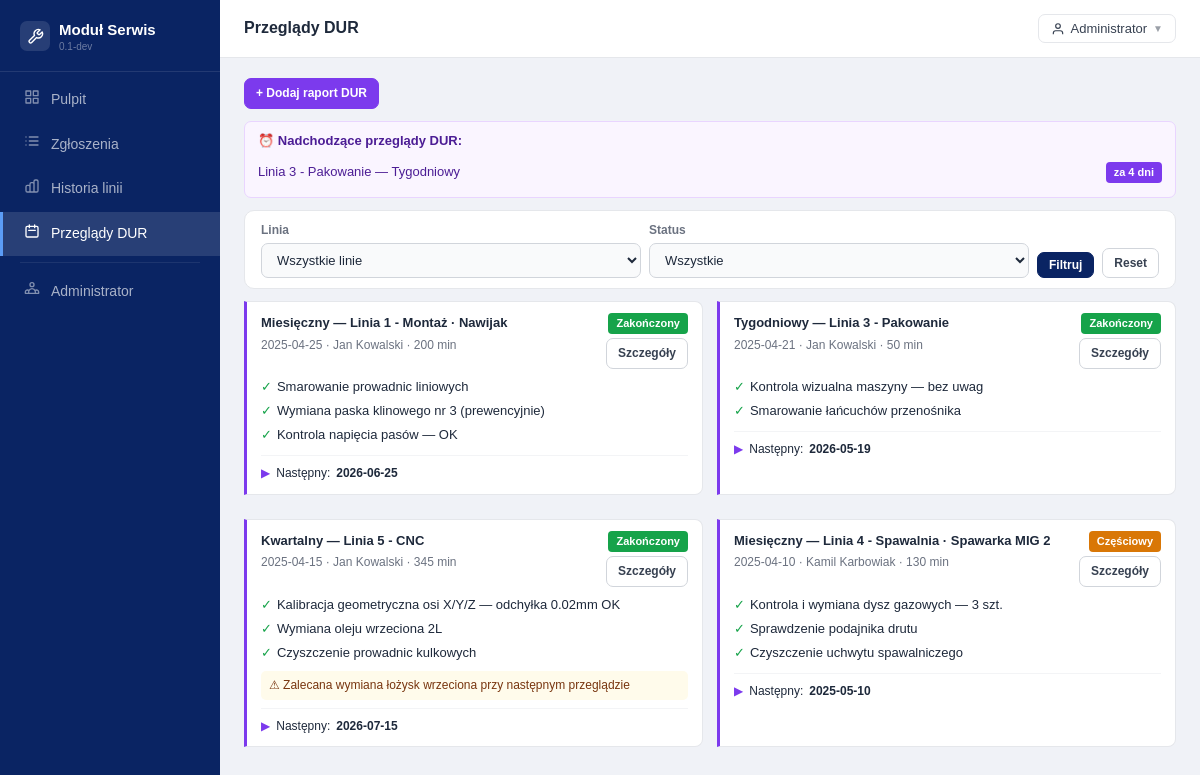
The app's page /index.php?route=dur (signed in) with its own data.
### tables this page shows
CREATE TABLE IF NOT EXISTS `maintenance_schedules` (
    `id`                  INT UNSIGNED NOT NULL AUTO_INCREMENT,
    `production_line_id`  INT UNSIGNED NOT NULL,
    `template_id`         INT UNSIGNED NULL,
    `review_type`         ENUM(
        'weekly',
        'monthly',
        'quarterly',
        'biannual',
        'annual',
        'ad_hoc'
    ) NOT NULL,
    `interval_days`  INT UNSIGNED NOT NULL DEFAULT 30,
    `next_due_date`  DATE         NULL,
    `is_active`      TINYINT(1)   NOT NULL DEFAULT 1,
    `created_at`     DATETIME     NOT NULL DEFAULT CURRENT_TIMESTAMP,
    `updated_at`     DATETIME     NOT NULL DEFAULT CURRENT_TIMESTAMP ON UPDATE CURRENT_TIMESTAMP,
    PRIMARY KEY (`id`),
    KEY `idx_sched_line` (`production_line_id`),
    KEY `idx_sched_due`  (`next_due_date`),
    CONSTRAINT `fk_sched_line`     FOREIGN KEY (`production_line_id`) REFERENCES `production_lines` (`id`),
    CONSTRAINT `fk_sched_template` FOREIGN KEY (`template_id`)        REFERENCES `maintenance_templates` (`id`) ON DELETE SET NULL
);

CREATE TABLE IF NOT EXISTS `production_lines` (
    `id`          INT UNSIGNED  NOT NULL AUTO_INCREMENT,
    `name`        VARCHAR(150)  NOT NULL,
    `prefix`      VARCHAR(10)   NOT NULL COMMENT 'Prefix numerów zgłoszeń, np. A1, L2, P3',
    `description` TEXT          NULL,
    `is_active`   TINYINT(1)    NOT NULL DEFAULT 1,
    `created_at`  DATETIME      NOT NULL DEFAULT CURRENT_TIMESTAMP,
    `updated_at`  DATETIME      NOT NULL DEFAULT CURRENT_TIMESTAMP ON UPDATE CURRENT_TIMESTAMP,
    PRIMARY KEY (`id`),
    UNIQUE KEY `uq_line_prefix` (`prefix`),
    KEY `idx_lines_active` (`is_active`)
);

CREATE TABLE IF NOT EXISTS `maintenance_reviews` (
    `id`                  INT UNSIGNED NOT NULL AUTO_INCREMENT,
    `production_line_id`  INT UNSIGNED NOT NULL,
    `subsystem_id`        INT UNSIGNED NULL,
    `template_id`         INT UNSIGNED NULL,
    `schedule_id`         INT UNSIGNED NULL,
    `performed_by`        INT UNSIGNED NOT NULL,
    `review_type`         ENUM(
        'weekly',
        'monthly',
        'quarterly',
        'biannual',
        'annual',
        'ad_hoc'
    ) NOT NULL DEFAULT 'monthly',
    `review_date`       DATE         NOT NULL,
    `duration_minutes`  INT UNSIGNED NULL,
    `activities`        TEXT         NOT NULL,
    `parts_used`        TEXT         NULL,
    `notes`             TEXT         NULL,
    `status`            ENUM(
        'completed',
        'partial',
        'interrupted'
    ) NOT NULL DEFAULT 'completed',
    `next_review_date`  DATE         NULL,
    `created_at`        DATETIME     NOT NULL DEFAULT CURRENT_TIMESTAMP,
    `updated_at`        DATETIME     NOT NULL DEFAULT CURRENT_TIMESTAMP ON UPDATE CURRENT_TIMESTAMP,
    PRIMARY KEY (`id`),
    KEY `idx_rev_line`      (`production_line_id`),
    KEY `idx_rev_date`      (`review_date`),
    KEY `idx_rev_performer` (`performed_by`),
    CONSTRAINT `fk_rev_line`      FOREIGN KEY (`production_line_id`) REFERENCES `production_lines` (`id`),
    CONSTRAINT `fk_rev_subsystem` FOREIGN KEY (`subsystem_id`)       REFERENCES `line_subsystems` (`id`)         ON DELETE SET NULL,
    CONSTRAINT `fk_rev_template`  FOREIGN KEY (`template_id`)        REFERENCES `maintenance_templates` (`id`)   ON DELETE SET NULL,
    CONSTRAINT `fk_rev_schedule`  FOREIGN KEY (`schedule_id`)        REFERENCES `maintenance_schedules` (`id`)   ON DELETE SET NULL,
    CONSTRAINT `fk_rev_performer` FOREIGN KEY (`performed_by`)       REFERENCES `users` (`id`)
);

CREATE TABLE IF NOT EXISTS `line_subsystems` (
    `id`                  INT UNSIGNED NOT NULL AUTO_INCREMENT,
    `production_line_id`  INT UNSIGNED NOT NULL,
    `name`                VARCHAR(150) NOT NULL,
    `sort_order`          INT UNSIGNED NOT NULL DEFAULT 0,
    `is_active`           TINYINT(1)   NOT NULL DEFAULT 1,
    `created_at`          DATETIME     NOT NULL DEFAULT CURRENT_TIMESTAMP,
    PRIMARY KEY (`id`),
    KEY `idx_sub_line`   (`production_line_id`),
    KEY `idx_sub_active` (`is_active`),
    CONSTRAINT `fk_sub_line` FOREIGN KEY (`production_line_id`) REFERENCES `production_lines` (`id`) ON DELETE CASCADE
);

CREATE TABLE IF NOT EXISTS `users` (
    `id`            INT UNSIGNED  NOT NULL AUTO_INCREMENT,
    `role_id`       INT UNSIGNED  NOT NULL,
    `name`          VARCHAR(150)  NOT NULL,
    `login`         VARCHAR(80)   NOT NULL COMMENT 'Używany do logowania zamiast e-mail',
    `email`         VARCHAR(200)  NOT NULL,
    `password_hash` VARCHAR(255)  NOT NULL,
    `is_active`     TINYINT(1)    NOT NULL DEFAULT 1,
    `last_login_at` DATETIME      NULL,
    `created_at`    DATETIME      NOT NULL DEFAULT CURRENT_TIMESTAMP,
    `updated_at`    DATETIME      NOT NULL DEFAULT CURRENT_TIMESTAMP ON UPDATE CURRENT_TIMESTAMP,
    PRIMARY KEY (`id`),
    UNIQUE KEY `uq_users_login` (`login`),
    UNIQUE KEY `uq_users_email` (`email`),
    KEY `idx_users_role`   (`role_id`),
    KEY `idx_users_active` (`is_active`),
    CONSTRAINT `fk_users_role` FOREIGN KEY (`role_id`) REFERENCES `roles` (`id`)
);

### app/Controllers/Controllers.php (called while the page is built, shortened)
<?php
class DurController
{
    public function list(): void
    {
        $mm       = new MaintenanceModel();
        $filters  = [
            'line_id' => (int)($_GET['line_id'] ?? 0) ?: null,
            'status'  => $_GET['status'] ?? null,
            'type'    => $_GET['type'] ?? null,
        ];
        $reviews  = $mm->getAllReviews(array_filter($filters), 50, 0);
        $upcoming = $mm->getUpcomingSchedules(DUR_WARNING_DAYS);
        require BASE_PATH . '/templates/shared/dur_list.php';
    }
}

### app/Helpers/Auth.php (called while the page is built, shortened)
<?php
class Auth
{
    public static function isMechanic(): bool
    {
        return in_array($_SESSION['user_role'] ?? '', ['admin', 'mechanic'], true);
    }
}

### app/Helpers/Database.php (called while the page is built, shortened)
<?php
class Database
{
    private static ?\PDO $instance = null;
    public static function get(): \PDO
    {
        if (self::$instance === null) {
            $dsn = sprintf(
                'mysql:host=%s;dbname=%s;charset=%s',
                DB_HOST, DB_NAME, DB_CHARSET
            );
            self::$instance = new \PDO($dsn, DB_USER, DB_PASS, [
                \PDO::ATTR_ERRMODE            => \PDO::ERRMODE_EXCEPTION,
                \PDO::ATTR_DEFAULT_FETCH_MODE => \PDO::FETCH_ASSOC,
                \PDO::ATTR_EMULATE_PREPARES   => false,
            ]);
        }
        return self::$instance;
    }
}

### app/Models/Models.php (called while the page is built, shortened)
<?php
abstract class BaseModel
{
    protected \PDO $db;
    public function __construct()
    {
        $this->db = Database::get();
    }
    protected function fetchAll(string $sql, array $params = []): array
    {
        $st = $this->db->prepare($sql);
        $st->execute($params);
        return $st->fetchAll();
    }
}
class MaintenanceModel extends BaseModel
{
    public function getAllReviews(array $filters = [], int $limit = 20, int $offset = 0): array
    {
        $where  = ['1=1'];
        $params = [];
        return $this->fetchAll(
            "SELECT mr.*,
                pl.name AS line_name,
                ls.name AS subsystem_name,
                u.name  AS performer_name, u.login AS performer_nick
             FROM maintenance_reviews mr
             JOIN production_lines pl ON pl.id = mr.production_line_id
             LEFT JOIN line_subsystems ls ON ls.id = mr.subsystem_id
             JOIN users u ON u.id = mr.performed_by
             WHERE " . implode(' AND ', $where) . "
             ORDER BY mr.review_date DESC
             LIMIT $limit OFFSET $offset",
            $params
        );
    }
    public function getUpcomingSchedules(int $days = 14): array
    {
        return $this->fetchAll(
            "SELECT ms.*, pl.name AS line_name,
                    DATEDIFF(ms.next_due_date, CURDATE()) AS days_left
             FROM maintenance_schedules ms
             JOIN production_lines pl ON pl.id = ms.production_line_id
             WHERE ms.is_active = 1
               AND ms.next_due_date <= DATE_ADD(CURDATE(), INTERVAL ? DAY)
               AND NOT EXISTS (
                   SELECT 1 FROM maintenance_reviews mr
                   WHERE mr.production_line_id = ms.production_line_id
                     AND mr.review_type        = ms.review_type
                     AND mr.review_date >= DATE_SUB(ms.next_due_date, INTERVAL ms.interval_days DAY)
               )
             ORDER BY ms.next_due_date ASC",
            [$days]
        );
    }
}

### app/Helpers/Helpers.php (called while the page is built, shortened)
<?php
class Helpers
{
    public static function e(mixed $v): string
    {
        return htmlspecialchars((string)($v ?? ''), ENT_QUOTES | ENT_HTML5, 'UTF-8');
    }
    public static function reviewTypeLabel(string $type): string
    {
        return match($type) {
            'weekly'    => 'Tygodniowy',
            'monthly'   => 'Miesięczny',
            'quarterly' => 'Kwartalny',
            'biannual'  => 'Półroczny',
            'annual'    => 'Roczny',
            'ad_hoc'    => 'Doraźny',
            default     => ucfirst($type),
        };
    }
}

### templates/shared/dur_list.php (the view, shortened to what this page needs)
<?php
require BASE_PATH . '/templates/shared/header.php';
?>
<div class="sh mb2">
  <?php if (\App\Helpers\Auth::isMechanic()): ?>
  <a href="<?= BASE_URL ?>/index.php?route=dur_add" class="btn btn-v btn-sm">+ Dodaj raport DUR</a>
  <?php endif; ?>
</div>
<?php if ($upcoming): ?>
<div class="alert alert-v mb2">
  <div class="fw6 mb1" style="color:#4c1d95;">⏰ Nadchodzące przeglądy DUR:</div>
  <?php foreach ($upcoming as $u):
    $dl=(int)$u['days_left'];
    $bc=$dl<=0?'#dc2626':($dl<=3?'#d97706':'#7c3aed');
    $bl=$dl<=0?'zaległy!':'za '.$dl.' dni';
  ?>
  <div class="dur-up-item">
    <span><?= Helpers::e($u['line_name']) ?> — <?= Helpers::reviewTypeLabel($u['review_type']) ?></span>
    <span class="badge" style="background:<?= $bc ?>;color:#fff;"><?= $bl ?></span>
  </div>
  <?php endforeach; ?>
</div>
<?php endif; ?>
<div class="card mb2" style="padding:10px 16px;display:flex;gap:8px;flex-wrap:wrap;align-items:flex-end;">
  <form method="GET" action="<?= BASE_URL ?>/index.php" style="display:contents;">
    <div class="fg" style="margin:0;flex:1;min-width:140px;"><label class="flbl">Linia</label>
      <select name="line_id" class="fc">
        <option value="">Wszystkie linie</option>
      </select>
    </div>
    <div class="fg" style="margin:0;flex:1;min-width:120px;"><label class="flbl">Status</label>
      <select name="status" class="fc">
        <option value="">Wszystkie</option>
      </select>
    </div>
    <button type="submit" class="btn btn-p btn-sm" style="margin-bottom:0;">Filtruj</button>
    <a href="<?= BASE_URL ?>/index.php?route=dur" class="btn btn-sm" style="margin-bottom:0;">Reset</a>
  </form>
</div>
<div class="g2">
<?php foreach ($reviews as $r):
  $sc=['completed'=>'#16a34a','partial'=>'#d97706','interrupted'=>'#dc2626'][$r['status']] ?? '#374151';
  $sl=['completed'=>'Zakończony','partial'=>'Częściowy','interrupted'=>'Przerwany'][$r['status']] ?? $r['status'];
?>
<div class="dur-card">
  <div style="display:flex;align-items:flex-start;justify-content:space-between;margin-bottom:6px;">
    <div>
      <div class="dur-title"><?= Helpers::reviewTypeLabel($r['review_type']) ?> — <?= Helpers::e($r['line_name']) ?>
        <?= $r['subsystem_name'] ? ' · '.Helpers::e($r['subsystem_name']) : '' ?></div>
      <div class="dur-meta"><?= Helpers::e($r['review_date']) ?> · <?= Helpers::e($r['performer_name']) ?>
        <?= $r['duration_minutes'] ? ' · '.(int)$r['duration_minutes'].' min' : '' ?></div>
    </div>
    <div style="display:flex;flex-direction:column;align-items:flex-end;gap:4px;">
      <span class="badge" style="background:<?= $sc ?>;color:#fff;"><?= $sl ?></span>
      <a href="<?= BASE_URL ?>/index.php?route=dur_detail&id=<?= $r['id'] ?>" class="btn btn-sm">Szczegóły</a>
    </div>
  </div>
  <?php foreach (array_slice(explode("\n",$r['activities']),0,3) as $a): if(trim($a)): ?>
  <div class="dur-item"><span class="ck">✓</span><span><?= Helpers::e(ltrim(trim($a),'-')) ?></span></div>
  <?php endif; endforeach; ?>
  <?php if ($r['notes']): ?>
  <div style="margin-top:6px;padding:5px 8px;background:#fffbeb;border-radius:5px;font-size:12px;color:#78350f;">⚠ <?= Helpers::e($r['notes']) ?></div>
  <?php endif; ?>
  <?php if ($r['next_review_date']): ?>
  <div class="dur-next"><span style="color:#7c3aed;">▶</span> Następny: <strong><?= Helpers::e($r['next_review_date']) ?></strong></div>
  <?php endif; ?>
</div>
<?php endforeach; ?>
</div>
<?php require BASE_PATH . '/templates/shared/footer.php'; ?>

### templates/shared/header.php (style rules this page uses)
*, *::before, *::after { box-sizing: border-box; margin: 0; padding: 0; }
html, body { height: 100%; }
body { font-family: Arial, Helvetica, sans-serif; font-size: 14px; background: #f0f2f7; color: #1e293b; line-height: 1.55; }
a { color: #0a2463; text-decoration: none; }
.card { background: #fff; border: 1px solid #e5e7eb; border-radius: 10px; overflow: hidden; }
.btn { display: inline-flex; align-items: center; gap: 5px; padding: 7px 15px; border-radius: 7px; font-size: 13px; font-weight: 600; cursor: pointer; border: 1px solid #d1d5db; background: #fff; color: #374151; transition: background .12s; font-family: Arial, Helvetica, sans-serif; white-space: nowrap; text-decoration: none; }
.btn-p { background: #0a2463; color: #fff; border-color: #0a2463; }
.btn-v { background: #7c3aed; color: #fff; border-color: #7c3aed; }
.btn-sm { padding: 5px 11px; font-size: 12px; }
.fg { margin-bottom: 12px; }
.flbl { display: block; font-size: 12px; font-weight: 600; color: #6b7280; margin-bottom: 4px; }
.fc { display: block; width: 100%; padding: 8px 11px; border: 1px solid #d1d5db; border-radius: 7px; font-size: 13px; color: #1e293b; background: #f9fafb; font-family: Arial, Helvetica, sans-serif; transition: border-color .12s; outline: none; }
.badge { display: inline-block; padding: 2px 8px; border-radius: 4px; font-size: 11px; font-weight: 600; white-space: nowrap; }
.g2 { display: grid; grid-template-columns: 1fr 1fr; gap: 14px; }
.alert { padding: 9px 13px; border-radius: 7px; margin-bottom: 12px; border: 1px solid transparent; font-size: 13px; }
.alert-v { background: #faf5ff; border-color: #e9d5ff; color: #4c1d95; }
.dur-card { border-left: 3px solid #7c3aed; background: #fff; border-radius: 0 8px 8px 0; border-top: 1px solid #e5e7eb; border-right: 1px solid #e5e7eb; border-bottom: 1px solid #e5e7eb; padding: 11px 14px; margin-bottom: 10px; }
.dur-title { font-size: 13px; font-weight: 700; }
.dur-meta { font-size: 12px; color: #6b7280; margin-top: 2px; }
.dur-item { display: flex; gap: 5px; align-items: flex-start; padding: 2px 0; font-size: 13px; }
.ck { color: #16a34a; flex-shrink: 0; }
.dur-next { margin-top: 8px; padding-top: 8px; border-top: 1px solid #f3f4f6; font-size: 12px; display: flex; align-items: center; gap: 6px; }
.sh { display: flex; align-items: center; justify-content: space-between; margin-bottom: 14px; }
.dur-up-item { display: flex; justify-content: space-between; align-items: center; padding: 5px 0; border-bottom: 1px solid #e9d5ff; font-size: 13px; }
.dur-up-item:last-child { border-bottom: none; }
.mb1 { margin-bottom: 6px; }
.mb2 { margin-bottom: 12px; }
.fw6 { font-weight: 600; }

### records on screen
maintenance_schedules: production_line.name "Linia 3 - Pakowanie", review_type "Tygodniowy", bl "za 4 dni"
maintenance_reviews: review_type "Miesięczny", production_line.name "Linia 1 - Montaż", subsystem.name "Nawijak", review_date "2025-04-25", performed_by.name "Jan Kowalski", duration_minutes "200", status "Zakończony", activities "Smarowanie prowadnic liniowych", activities "Wymiana paska klinowego nr 3 (prewencyjnie)", activities "Kontrola napięcia pasów — OK", next_review_date "2026-06-25"
maintenance_reviews: review_type "Tygodniowy", production_line.name "Linia 3 - Pakowanie", review_date "2025-04-21", performed_by.name "Jan Kowalski", duration_minutes "50", status "Zakończony", activities "Kontrola wizualna maszyny — bez uwag", activities "Smarowanie łańcuchów przenośnika", next_review_date "2026-05-19"
maintenance_reviews: review_type "Kwartalny", production_line.name "Linia 5 - CNC", review_date "2025-04-15", performed_by.name "Jan Kowalski", duration_minutes "345", status "Zakończony", activities "Kalibracja geometryczna osi X/Y/Z — odchyłka 0.02mm OK", activities "Wymiana oleju wrzeciona 2L", activities "Czyszczenie prowadnic kulkowych", notes "Zalecana wymiana łożysk wrzeciona przy następnym przeglądzie", next_review_date "2026-07-15"
maintenance_reviews: review_type "Miesięczny", production_line.name "Linia 4 - Spawalnia", subsystem.name "Spawarka MIG 2", review_date "2025-04-10", performed_by.name "Kamil Karbowiak", duration_minutes "130", status "Częściowy", activities "Kontrola i wymiana dysz gazowych — 3 szt.", activities "Sprawdzenie podajnika drutu", activities "Czyszczenie uchwytu spawalniczego", next_review_date "2025-05-10"

### other values on screen
$appName "Moduł Serwis"
$appVersion "0.1-dev"
Helpers::e($item['label']) "Pulpit"
Helpers::e($item['label']) "Zgłoszenia"
Helpers::e($item['label']) "Historia linii"
Helpers::e($item['label']) "Przeglądy DUR"
Helpers::e($item['label']) "Administrator"
Helpers::e($pageTitle ?? 'Moduł Serwis') "Przeglądy DUR"
Helpers::e($user['name']) "Administrator"
